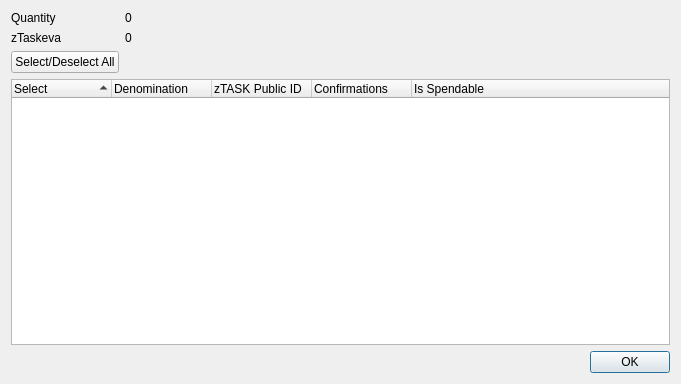
<?xml version="1.0" encoding="UTF-8"?>
<ui version="4.0">
 <class>ZTaskevaControlDialog</class>
 <widget class="QDialog" name="ZTaskevaControlDialog">
  <property name="geometry">
   <rect>
    <x>0</x>
    <y>0</y>
    <width>681</width>
    <height>384</height>
   </rect>
  </property>
  <property name="minimumSize">
   <size>
    <width>681</width>
    <height>384</height>
   </size>
  </property>
  <property name="windowTitle">
   <string>Select zTASK to Spend</string>
  </property>
  <layout class="QGridLayout" name="gridLayout">
   <item row="0" column="0">
    <layout class="QFormLayout" name="formLayout">
     <property name="sizeConstraint">
      <enum>QLayout::SetDefaultConstraint</enum>
     </property>
     <item row="0" column="0">
      <widget class="QLabel" name="labelQuantity">
       <property name="text">
        <string>Quantity</string>
       </property>
      </widget>
     </item>
     <item row="0" column="1">
      <widget class="QLabel" name="labelQuantity_int">
       <property name="text">
        <string>0</string>
       </property>
      </widget>
     </item>
     <item row="1" column="0">
      <widget class="QLabel" name="labelZTaskeva">
       <property name="text">
        <string>zTaskeva</string>
       </property>
      </widget>
     </item>
     <item row="1" column="1">
      <widget class="QLabel" name="labelZTaskeva_int">
       <property name="text">
        <string>0</string>
       </property>
      </widget>
     </item>
     <item row="2" column="0">
      <widget class="QPushButton" name="pushButtonAll">
       <property name="text">
        <string>Select/Deselect All</string>
       </property>
      </widget>
     </item>
    </layout>
   </item>
   <item row="1" column="0">
    <layout class="QVBoxLayout" name="verticalLayout">
     <item>
      <widget class="QTreeWidget" name="treeWidget">
       <property name="minimumSize">
        <size>
         <width>0</width>
         <height>250</height>
        </size>
       </property>
       <property name="alternatingRowColors">
        <bool>true</bool>
       </property>
       <property name="sortingEnabled">
        <bool>true</bool>
       </property>
       <property name="columnCount">
        <number>5</number>
       </property>
       <attribute name="headerDefaultSectionSize">
        <number>100</number>
       </attribute>
       <column>
        <property name="text">
         <string notr="true">Select</string>
        </property>
       </column>
       <column>
        <property name="text">
         <string notr="true">Denomination</string>
        </property>
       </column>
       <column>
        <property name="text">
         <string notr="true">zTASK Public ID</string>
        </property>
       </column>
       <column>
        <property name="text">
         <string notr="true">Confirmations</string>
        </property>
       </column>
       <column>
        <property name="text">
         <string>Is Spendable</string>
        </property>
       </column>
      </widget>
     </item>
     <item>
      <widget class="QDialogButtonBox" name="buttonBox">
       <property name="orientation">
        <enum>Qt::Horizontal</enum>
       </property>
       <property name="standardButtons">
        <set>QDialogButtonBox::Ok</set>
       </property>
      </widget>
     </item>
    </layout>
   </item>
  </layout>
 </widget>
 <resources/>
 <connections>
  <connection>
   <sender>buttonBox</sender>
   <signal>accepted()</signal>
   <receiver>ZTaskevaControlDialog</receiver>
   <slot>accept()</slot>
   <hints>
    <hint type="sourcelabel">
     <x>248</x>
     <y>254</y>
    </hint>
    <hint type="destinationlabel">
     <x>157</x>
     <y>274</y>
    </hint>
   </hints>
  </connection>
  <connection>
   <sender>buttonBox</sender>
   <signal>rejected()</signal>
   <receiver>ZTaskevaControlDialog</receiver>
   <slot>reject()</slot>
   <hints>
    <hint type="sourcelabel">
     <x>316</x>
     <y>260</y>
    </hint>
    <hint type="destinationlabel">
     <x>286</x>
     <y>274</y>
    </hint>
   </hints>
  </connection>
 </connections>
</ui>
